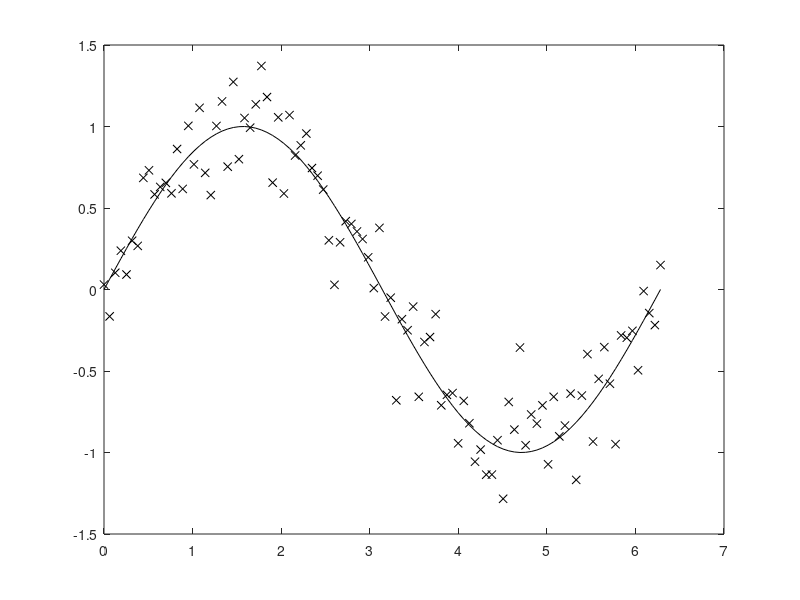

Source code (MATLAB): (Note: this script raises an error after producing the figure.)
%% Example: usage of regression tree
%

%% create training data and plot them
M          = 100;
trnX       = linspace(0,2*pi,M);
noiseLessY = sin(trnX)';
trnY       = noiseLessY + 0.2*randn(size(noiseLessY));

figure;
plot( trnX, trnY, 'xk' ); hold on;
plot( trnX, noiseLessY, 'k');


%% Example 1: fit regression tree

Opt = [];
Opt.minLeafExamples = 5; 
Opt.minSseImprov    = 1e-6;
Opt.maxDepth        = 5; 

Tree   = regtree_train( trnX, trnY, Opt );
predY  = regtree_pred( trnX, Tree );

trnMse = mean( (predY - trnY).^2 )

plot( trnX, predY, 'g');



%% Example 2: show effect of the tree depth

figure;
plot( trnX, trnY, 'xk' ); hold on;
plot( trnX, noiseLessY, 'k');

h   = [];
str = [];
for depth = [1, 5, 10]
    Opt.maxDepth = depth;
    Tree         = regtree_train( trnX, trnY, Opt );
    predY        = regtree_pred( trnX, Tree );
    trnMse       = mean( (predY - trnY).^2 );

    h(end+1)   = plot( trnX, predY, 'linewidth',2 );
    str{end+1} = sprintf('depth=%2d, mse=%.4f', depth, trnMse);   
end
legend( h, str );

